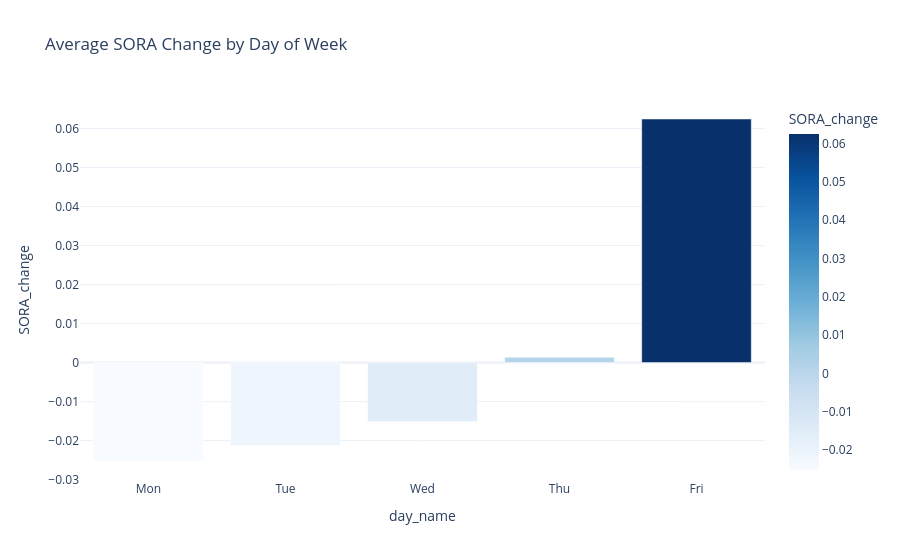

Write notebook code for a chart like this one.
### Code cell
day_map = {
    0: "Mon", 1: "Tue", 2: "Wed", 3: "Thu", 4: "Fri"
}

df_plot = df.copy()
df_plot["day_name"] = df_plot["dayofweek"].map(day_map)

# Aggregate first
df_grouped = df_plot.groupby("day_name")["SORA_change"].mean().reset_index()

fig = px.bar(
    df_grouped,
    x="day_name",
    y="SORA_change",
    title="Average SORA Change by Day of Week",
    color="SORA_change",
    color_continuous_scale="Blues",
    category_orders={"day_name": ["Mon", "Tue", "Wed", "Thu", "Fri"]}
)

fig.update_layout(template="plotly_white")

fig.show()

### Figure 1 — Plotly figure (JSON) as saved in the notebook; plotly's stock layout.template omitted (floating-point values rounded to 4 significant figures)
{"data": [{"hovertemplate": "day_name=%{x}<br>SORA_change=%{marker.color}<extra></extra>", "legendgroup": "", "marker": {"color": [0.06245, -0.02522, 0.001393, -0.0213, -0.01511], "coloraxis": "coloraxis", "pattern": {"shape": ""}}, "name": "", "orientation": "v", "showlegend": false, "textposition": "auto", "type": "bar", "x": ["Fri", "Mon", "Thu", "Tue", "Wed"], "xaxis": "x", "y": [0.06245, -0.02522, 0.001393, -0.0213, -0.01511], "yaxis": "y"}], "layout": {"barmode": "relative", "coloraxis": {"colorbar": {"title": {"text": "SORA_change"}}, "colorscale": [[0, "rgb(247,251,255)"], [0.125, "rgb(222,235,247)"], [0.25, "rgb(198,219,239)"], [0.375, "rgb(158,202,225)"], [0.5, "rgb(107,174,214)"], [0.625, "rgb(66,146,198)"], [0.75, "rgb(33,113,181)"], [0.875, "rgb(8,81,156)"], [1, "rgb(8,48,107)"]]}, "legend": {"tracegroupgap": 0}, "title": {"text": "Average SORA Change by Day of Week"}, "xaxis": {"anchor": "y", "categoryarray": ["Mon", "Tue", "Wed", "Thu", "Fri"], "categoryorder": "array", "domain": [0, 1], "title": {"text": "day_name"}}, "yaxis": {"anchor": "x", "domain": [0, 1], "title": {"text": "SORA_change"}}}}
